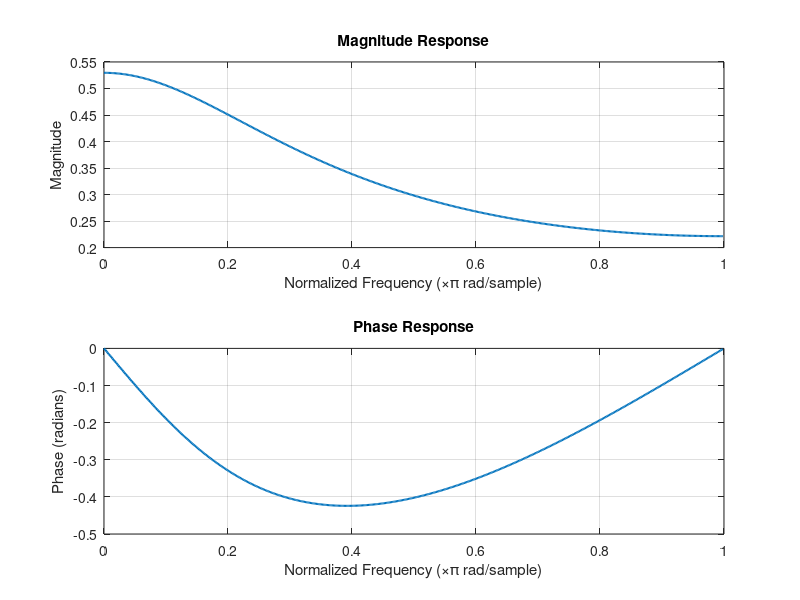
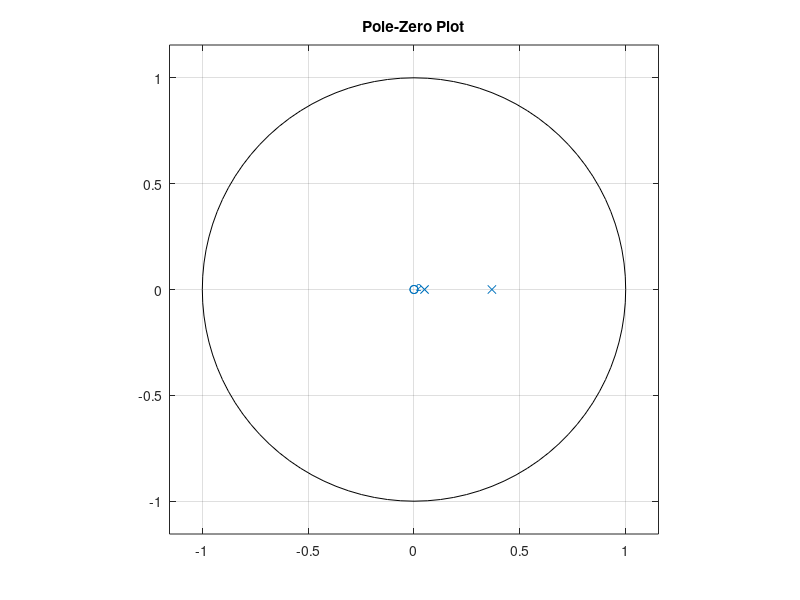

MATLAB code to generate these figures, in order:
% MATLAB script to compute and plot the frequency response of a Z-transform

% Define the numerator and denominator coefficients of the transfer function H(z)
% Replace these coefficients with the ones for your system
num = [exp(-1)-exp(-3)];    % Example: numerator coefficients of H(z)
den = [1 -exp(-1)-exp(-3) exp(-1)*exp(-3)];   % Example: denominator coefficients of H(z)

% Number of frequency points for evaluation
n_freq_points = 512;

% Frequency range: from 0 to pi (normalized frequency, pi corresponds to Nyquist frequency)
w = linspace(0, pi, n_freq_points);  % Frequency vector

% Compute the frequency response using the freqz function
[H, w] = freqz(num, den, n_freq_points);

% Plot the magnitude response
figure;
subplot(2,1,1);
plot(w/pi, abs(H), 'LineWidth', 1.5);
xlabel('Normalized Frequency (\times\pi rad/sample)');
ylabel('Magnitude');
title('Magnitude Response');
grid on;

% Plot the phase response
subplot(2,1,2);
plot(w/pi, angle(H), 'LineWidth', 1.5);
xlabel('Normalized Frequency (\times\pi rad/sample)');
ylabel('Phase (radians)');
title('Phase Response');
grid on;

% Optional: Display poles and zeros of the transfer function
figure;
zplane(num, den);
title('Pole-Zero Plot');
